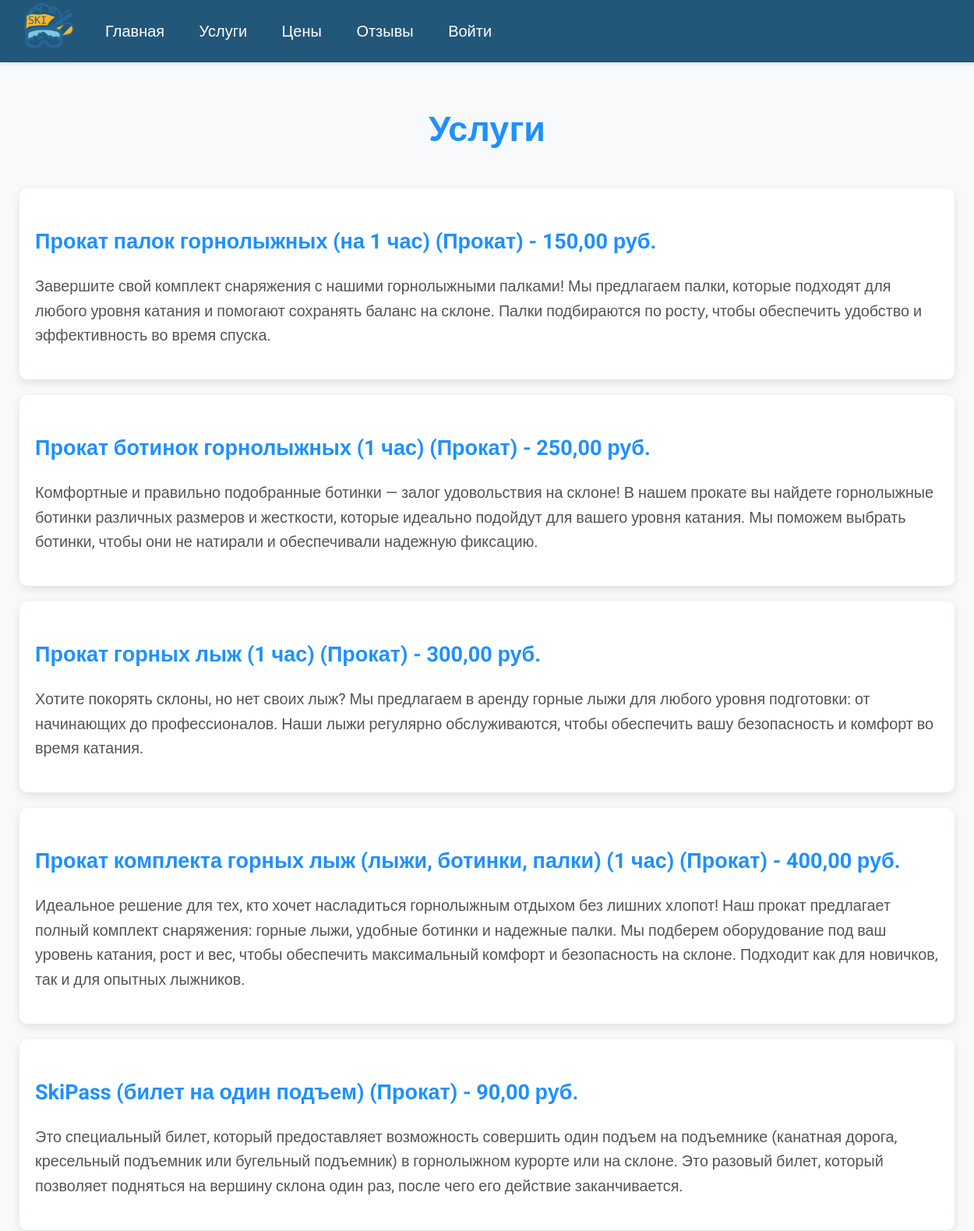
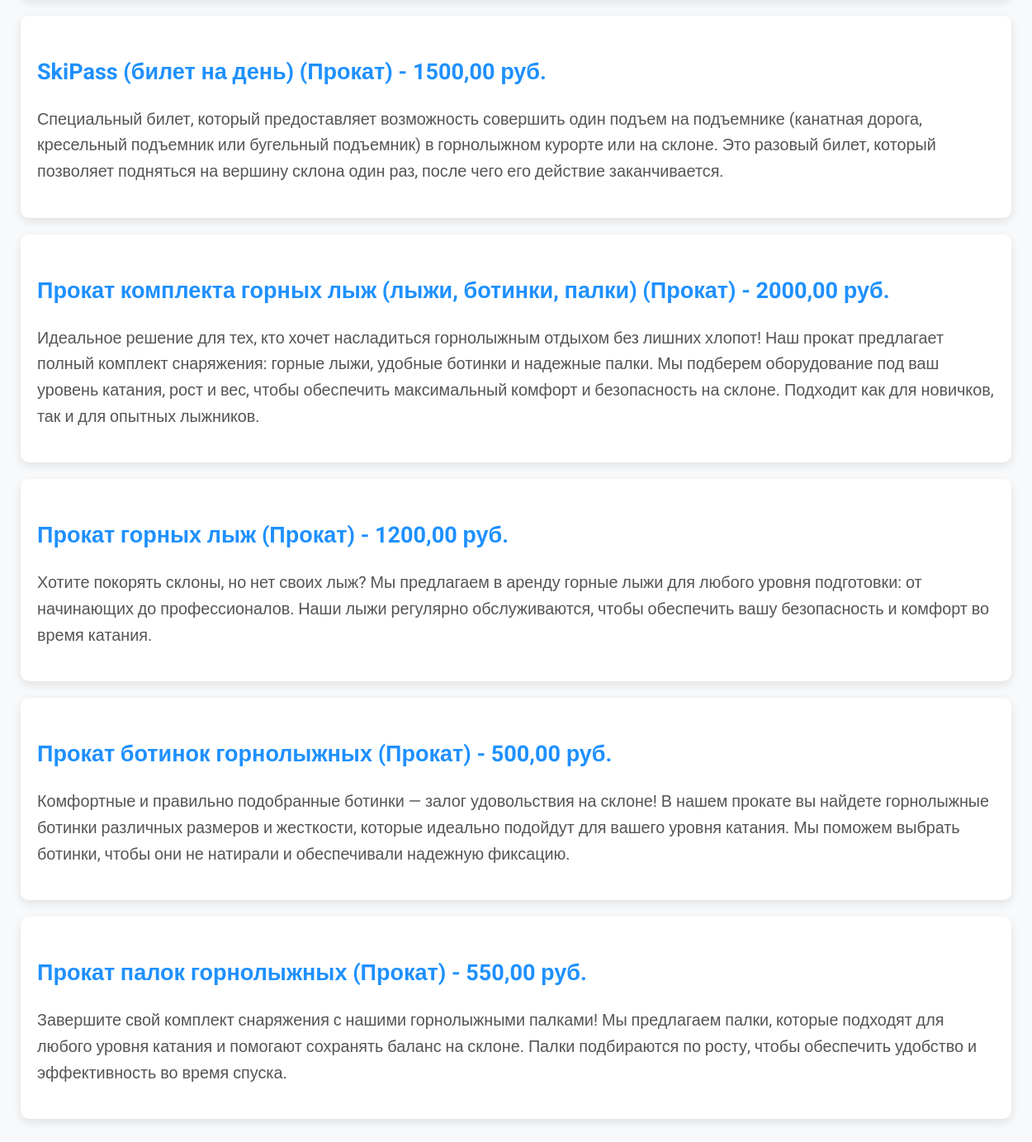
Page /services/ on the committed database (2 pictures, top to bottom).
### core/models.py (models this page shows, shortened)
class Service(models.Model):
    SERVICE_TYPES = (
        ('rental', 'Прокат'),
        ('parking', 'Стоянка'),
    )
    name = models.CharField(max_length=100, verbose_name="Название")
    type = models.CharField(max_length=20, choices=SERVICE_TYPES, verbose_name="Тип")
    price = models.DecimalField(
        max_digits=10,
        decimal_places=2,
        validators=[MinValueValidator(0)],
        verbose_name="Цена"
    )
    description = models.TextField(verbose_name="Описание")
    class Meta:
        verbose_name = "Услуга"
        verbose_name_plural = "Услуги"

### core/views.py (the view)
# urls.py: path('services/', views.ServicesView.as_view(), name='services'),
class ServicesView(View):
    def get(self, request):
        services = Service.objects.all()
        bookings = Booking.objects.filter(user=request.user) if request.user.is_authenticated else None
        return render(request, 'services.html', {'services': services, 'bookings': bookings})

### core/templates/services.html (shortened to what this page needs)
{% extends 'base.html' %}
{% block content %}
<div class="container">
    <h1>Услуги</h1>
    <ul>
        {% for service in services %}
            <li>
                <h3>{{ service.name }} ({{ service.get_type_display }}) - {{ service.price }} руб.</h3>
                <p>{{ service.description }}</p>
            </li>
        {% endfor %}
    </ul>
</div>
{% endblock %}

### core/static/css/style.css (style rules this page uses)
body { font-family: 'Roboto', sans-serif; margin: 0; padding: 0; background-color: #22577a; color: #333; font-size: 18px; }

### core/templates/services.html (style rules this page uses)
body { font-family: 'Roboto', sans-serif; margin: 0; padding: 0; background-color: #f8f9fa; color: #343a40; line-height: 1.6; }
.container { width: 100%; max-width: 1200px; margin: 0 auto; padding: 20px; margin-top: 80px; }
h1 { color: #1e90ff; text-align: center; margin-bottom: 40px; font-size: 2.5em; font-weight: 700; }
ul { list-style-type: none; padding: 0; margin: 0; }
li { background-color: #fff; padding: 20px; margin-bottom: 20px; border-radius: 10px; box-shadow: 0 4px 12px rgba(0, 0, 0, 0.1); transition: transform 0.3s ease, box-shadow 0.3s ease; }
li h3 { color: #1e90ff; font-size: 1.5em; margin-bottom: 10px; font-weight: 700; }
li p { color: #555; font-size: 1.1em; margin-bottom: 20px; }

### rows in the picture
Service: name "Прокат палок горнолыжных (на 1 час)", type "Прокат", price "150,00", description "Завершите свой комплект снаряжения с нашими горнолыжными палками! Мы предлагаем палки, которые подходят для любого уровня катания и помогают сохранять баланс на склоне. Палки подбираются по росту, чтобы обеспечить удобство и эффективность во время спуска."
Service: name "Прокат ботинок горнолыжных (1 час)", type "Прокат", price "250,00", description "Комфортные и правильно подобранные ботинки — залог удовольствия на склоне! В нашем прокате вы найдете горнолыжные ботинки различных размеров и жесткости, которые идеально подойдут для вашего уровня катания. Мы поможем выбрать ботинки, чтобы они не натирали и обеспечивали надежную фиксацию."
Service: name "Прокат горных лыж (1 час)", type "Прокат", price "300,00", description "Хотите покорять склоны, но нет своих лыж? Мы предлагаем в аренду горные лыжи для любого уровня подготовки: от начинающих до профессионалов. Наши лыжи регулярно обслуживаются, чтобы обеспечить вашу безопасность и комфорт во время катания."
Service: name "Прокат комплекта горных лыж (лыжи, ботинки, палки) (1 час)", type "Прокат", price "400,00", description "Идеальное решение для тех, кто хочет насладиться горнолыжным отдыхом без лишних хлопот! Наш прокат предлагает полный комплект снаряжения: горные лыжи, удобные ботинки и надежные палки. Мы подберем оборудование под ваш уровень катания, рост и вес, чтобы обеспечить максимальный комфорт и безопасность на склоне. Подходит как для новичков, так и для опытных лыжников."
Service: name "SkiPass (билет на один подъем)", type "Прокат", price "90,00", description "Это специальный билет, который предоставляет возможность совершить один подъем на подъемнике (канатная дорога, кресельный подъемник или бугельный подъемник) в горнолыжном курорте или на склоне. Это разовый билет, который позволяет подняться на вершину склона один раз, после чего его действие заканчивается."
Service: name "SkiPass (билет на день)", type "Прокат", price "1500,00", description "Специальный билет, который предоставляет возможность совершить один подъем на подъемнике (канатная дорога, кресельный подъемник или бугельный подъемник) в горнолыжном курорте или на склоне. Это разовый билет, который позволяет подняться на вершину склона один раз, после чего его действие заканчивается."
Service: name "Прокат комплекта горных лыж (лыжи, ботинки, палки)", type "Прокат", price "2000,00", description "Идеальное решение для тех, кто хочет насладиться горнолыжным отдыхом без лишних хлопот! Наш прокат предлагает полный комплект снаряжения: горные лыжи, удобные ботинки и надежные палки. Мы подберем оборудование под ваш уровень катания, рост и вес, чтобы обеспечить максимальный комфорт и безопасность на склоне. Подходит как для новичков, так и для опытных лыжников."
Service: name "Прокат горных лыж", type "Прокат", price "1200,00", description "Хотите покорять склоны, но нет своих лыж? Мы предлагаем в аренду горные лыжи для любого уровня подготовки: от начинающих до профессионалов. Наши лыжи регулярно обслуживаются, чтобы обеспечить вашу безопасность и комфорт во время катания."
Service: name "Прокат ботинок горнолыжных", type "Прокат", price "500,00", description "Комфортные и правильно подобранные ботинки — залог удовольствия на склоне! В нашем прокате вы найдете горнолыжные ботинки различных размеров и жесткости, которые идеально подойдут для вашего уровня катания. Мы поможем выбрать ботинки, чтобы они не натирали и обеспечивали надежную фиксацию."
Service: name "Прокат палок горнолыжных", type "Прокат", price "550,00", description "Завершите свой комплект снаряжения с нашими горнолыжными палками! Мы предлагаем палки, которые подходят для любого уровня катания и помогают сохранять баланс на склоне. Палки подбираются по росту, чтобы обеспечить удобство и эффективность во время спуска."
